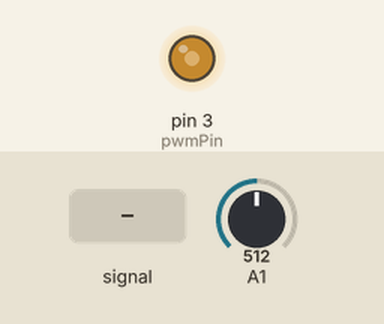
Simulated run of this sketch. Board: Arduino Uno, built with avr-gcc and run on an emulated ATmega328P. Parts: output pins drawn as LEDs (lit = HIGH). Inputs (shaded band) come from the test bench; at power-on: A1 = 512. What the sketch prints to the serial monitor is not drawn.

Above: at 1.2 s.
1.3 s: A1 fed a 200 Hz sine of ±81 counts around its level
4.3 s: A1 set to 900
At 5.2 s:
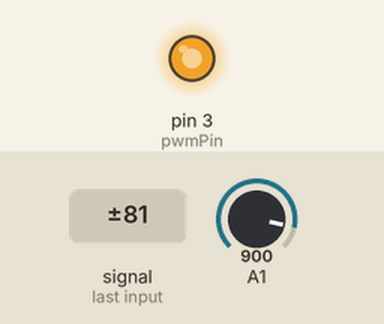
5.8 s: A1 set to 122
At 6.3 s:
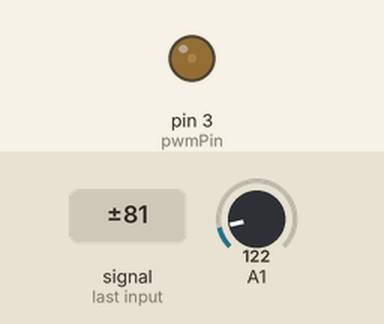
7.3 s: A1 set to 0
At 8.6 s:
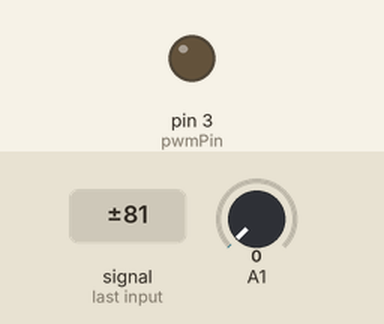
Timing chart, 0 to 9.8 s (numbered marks = the images above; inputs shaded):
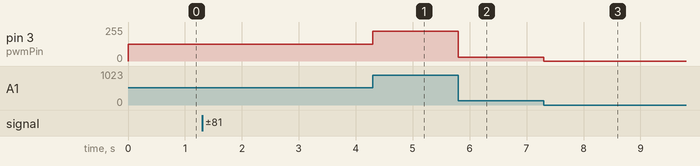

Measured:
- after the input at 5.8 s, pin 3 (pwmPin): 224/255 → 30/255 at once
- after the input at 7.3 s, pin 3 (pwmPin): 30/255 → 0/255 at once

The sketch:

pwmsig.ino
```cpp
#define pwmPin 3

void setup()
{
    Serial.begin(115200);
    pinMode(pwmPin, OUTPUT);
}

void loop()
{
    int temp = map(analogRead(A1), 0, 1023, 0, 255);
    analogWrite(pwmPin, temp);
    Serial.println(String(temp));
}
```
